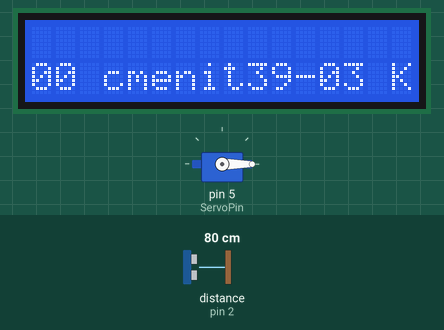
Recording of a sketch running on a simulated Arduino Uno, built with avr-gcc and run on an emulated ATmega328P. Parts: servo, 16×2 character LCD. Inputs (shaded band) come from the test bench; at power-on: distance to the obstacle (sensor on pin 2) 80 cm. The echo pulse lasts 58.3 µs per cm; what the sketch prints to the serial monitor is not drawn.

Above: at 1.2 s.
1.3 s: distance to the obstacle (sensor on pin 2) set to 18 cm
At 2.9 s:
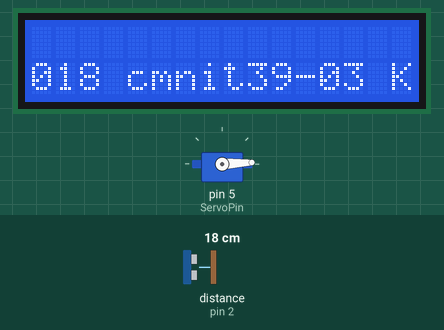
5.4 s: distance to the obstacle (sensor on pin 2) set to 2 cm
At 6.9 s:
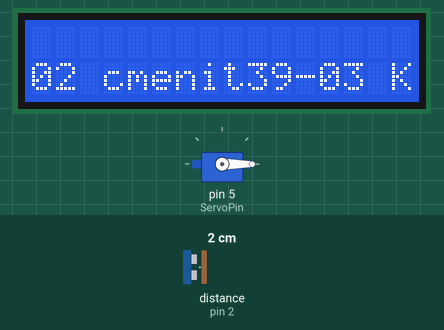
8.6 s: distance to the obstacle (sensor on pin 2) set to 4 cm
At 9.9 s:
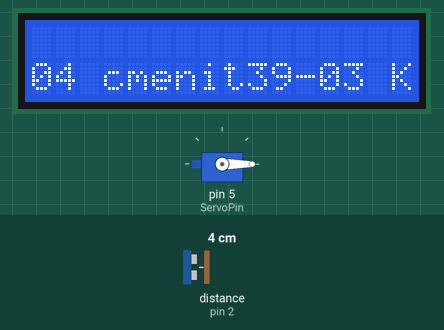
Timing chart, 0 to 11.6 s (numbered marks = the images above; inputs shaded):
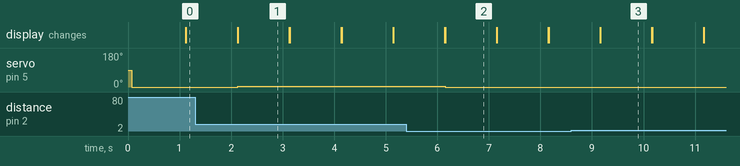

Measured:
- after the input at 1.3 s, servo on pin 5 (ServoPin): 0° → 3° after 0.83 s; the display: first differs from a run without the input after 0.83 s (image 1)
- after the input at 5.4 s, servo on pin 5 (ServoPin): 3° → 0° after 0.75 s; the display: first differs from a run without the input after 0.75 s (image 2)
- after the input at 8.6 s, the display: first differs from a run without the input after 0.56 s (image 3)
- what the display in image 1 shows lasts 1.0 s, from 2.1 s to 3.1 s

The sketch:

main.ino
```cpp
/*
This is Demonstration the use of Flow Sensor, Ultrasonic, and Servo

The circuit for flow:
Flow Sensor Connections
Yellow(control) --- Pin 6
Red             --- +5V
Black           --- GND

LCD Connections
 * LCD RS pin to digital pin 12
 * LCD Enable pin to digital pin 11
 * LCD D4 pin to digital pin 6
 * LCD D5 pin to digital pin 5
 * LCD D6 pin to digital pin 4
 * LCD D7 pin to digital pin 3
 * LCD R/W pin to ground
 * 1K resistor:
 * One end to ground
 * Another end to LCD VO pin (pin 3)


 The circuit for ultrasonic and servo:
 Yellow(servo)       --- 5
 Trigger(ultrasonic) --- 3
 Echo(ultrasonic)    --- 2
 Red(servo)          --- Vin(depend on what we want, if we want big torque use ±7V)
 Red(ultrasonic)     --- +5V
 Black               --- GND
 */

// include the library code:
#include <LiquidCrystal.h>
#include <Servo.h>
#include <NewPing.h> // library included


const int ServoPin = 5; // input pin servo(signal/control)
const int TriggerPin = 3; // Trigger pin HC-SR04
const int EchoPin = 2; // Echo  HC-SR04

// 34= jarak maks terbaca
NewPing sonar(TriggerPin, EchoPin, 34);
Servo servo;

// initialize the library with the numbers of the interface pins
LiquidCrystal lcd(12, 11, 10, 9, 8, 7);

volatile int FlowPulse; //measuring the rising edges of the signal
int Calc;
int flowsensor = 6;    //The pin location of the sensor


void setup() {
     Serial.begin(9600);       //This is the setup function where the serial port is initialised,
   servo.attach(ServoPin);
   pinMode(flowsensor, INPUT); //initializes digital pin 2 as an input
   attachInterrupt(0, rpm, RISING); //and the interrupt is attached

  // set up the LCD's number of columns and rows:
  lcd.begin(16, 2);
  // Print a message to the LCD.
  lcd.setCursor(0, 1);
  lcd.print("TuBes TF-39-03 Kel. 5");

}

void loop() {

 {
 int cm = sonar.ping_cm();
  Serial.println(cm); // membaca dalam cm
  lcd.setCursor(1, 2);
  lcd.print(cm);   // print the Flow Rate
  lcd.print(" cm");
  int angle = map(cm, 34, 17, 17, 2); // can inverse the number row
  servo.write(angle);
  delay(50); // respon dari servo (ms)
}{
 FlowPulse = 0;      //Set NbTops to 0 ready for calculations
 sei();            //Enables interrupts
 delay (1000);      //Wait 1 second
 cli();            //Disable interrupts
 Calc = (FlowPulse * 1 / 7.5); //(Pulse frequency x 1min) / 7.5Q, = flow rate in L/hour
 Serial.print (Calc, DEC); //Prints the number calculated above
 Serial.print (" L/menit\r\n"); //Prints "L/menit" and returns a  new line

  // set the cursor to column 0, line 1
  // (note: line 1 is the second row, since counting begins with 0):
  lcd.setCursor(0, 2);
  lcd.print(Calc,DEC);   // print the Flow Rate
  lcd.print(" L/menit");
 }
}

void rpm ()     //This is the function that the interupt calls
{
  FlowPulse++;  //This function measures the rising and falling edge of the hall effect sensors signal
}
```
